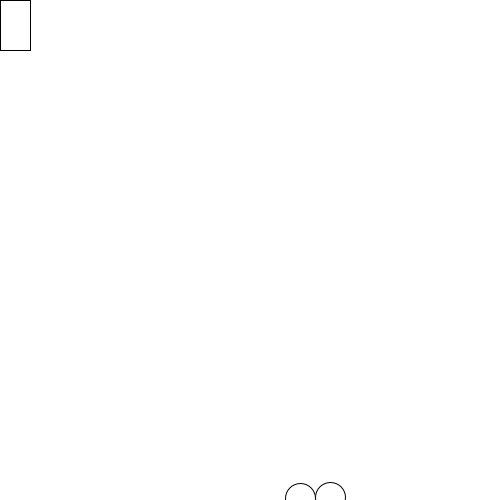
Frame 1 (no input)
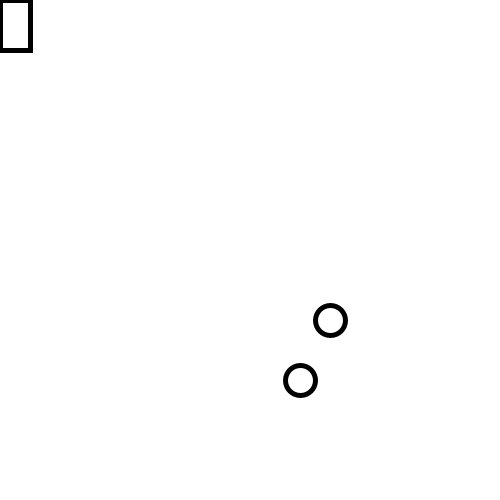
Frame 60 (the mouse pressed at the canvas centre just before this capture)
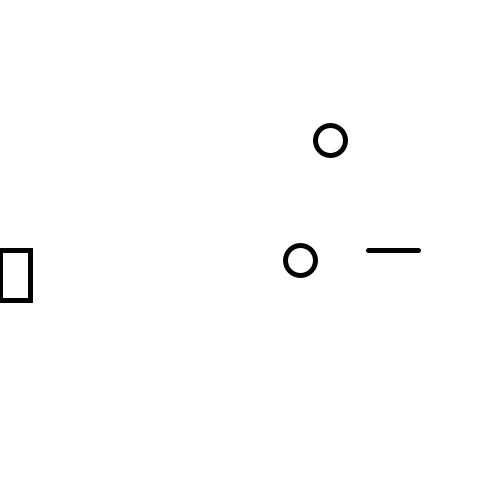
Frame 120 (the mouse held since frame 60 and released just before this capture)

The Processing sketch that drew these frames (run headless with seeded random() and noise(); from frame 60 on, the mouse is pressed at the canvas centre):

// Processing sketch: arrow_game_v4_collision
// ── arrow_game_v4_collision.pde
// read the comment bellow

float y = 500;
float y1 = 500;
float arrowX1 = 10 ;
float arrowY1 = 250 ;
float arrowX2 = 50 ;
float arrowY2 = 250 ;


void setup(){
  size(500,500);
}

void draw(){
  background(255,255,255);
  y = y - 2;
  y1 = y1 - 3;
  ellipse(300,y,30,30);
  ellipse(330,y1,30,30);
 
  
  // here popetje
  rect(0,mouseY,30,50);
  
  println(y);
  if(y<=0){
    y = 500;
  }
   if(y1<=0){
    y1 = 500;
  }
  
  if(mousePressed){
    line(mouseX,mouseY,mouseX + 50,mouseY);
      mouseX = mouseX + 2;
  }
  
  //distance ballon1
  dist(mouseX + 50,mouseY,300,y);
  println(" Ballon1 " + dist(mouseX + 50,mouseY,300,y));
  
  
  
  // collision ballon1
  if(dist(mouseX + 50,mouseY,300,y) < 15){
    println("HIT HIT HIT HIT HIT HIT HIT HIT HIT HIT HIT HIT");    // this one working fine.
  }
  
   // collision ballon2
  if(dist(mouseX + 50,mouseY,330,y) < 15){
    println("HIT HIT HIT HIT HIT HIT HIT HIT HIT HIT HIT HIT");   // this one still not working!!! find out why!! is it skill issue??
    println("ballon2 " + dist(mouseX + 50,mouseY,330,y));
  }
    
    
  arrowX1 = arrowX1 + 2;
  arrowX2 = arrowX2 + 2;
  
  
  strokeWeight(5);
  
}

// with shooting arrow,Next adapt the screen with height and widht
